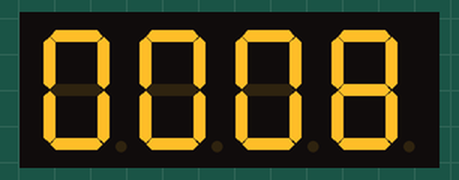
This sketch was run on a simulated Arduino Uno, built with avr-gcc and run on an emulated ATmega328P. On the bench: 4-digit seven-segment display. Wiring (inferred from the names in the program): 4-digit 7-segment display, segments lit when HIGH: segments pin 13, pin 12, pin 11, pin 10, pin 9, pin 8, pin 7; digit selects pin 6, pin 5, pin 4, pin 3. The segment pins are drawn as the display they are named for.

Above: at 0.74 s.
At 3.96 s:
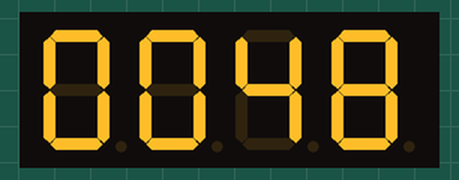
At 10.25 s:
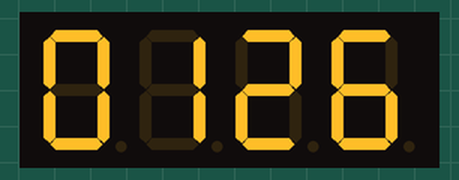
At 19.28 s:
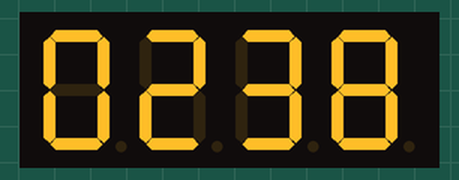
At 28.94 s:
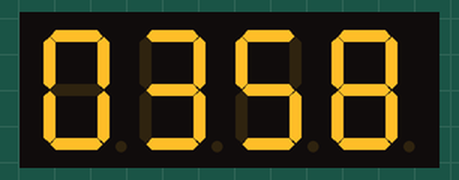
At 38.62 s:
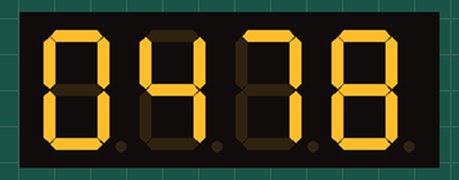

The sketch:

0000a9999__1_prac4.ino
```cpp
//@SIXTO
int t=10;

int Display1[]={13,12,11,10,9,8,7};

byte codigo[]= {
  0b00111111,//0 0x3f
  0b00000110,//1 0x06
  0b01011011,//2 0x5b
  0b01001111,//3 0x4f
  0b01100110,//4 0x66
  0b01101101,//5 0x6d
  0b01111101,//6 0x7d
  0b00000111,//7 0x07
  0b01111111,//8 0x7f
  0b01100111,//9 0x67
};

void setup() {
  for(int c=0;c<7;c++){
  pinMode(Display1[c],OUTPUT);
 }
 pinMode(3,OUTPUT);
 pinMode(4,OUTPUT);
 pinMode(5,OUTPUT);
 pinMode(6,OUTPUT);
}
void loop() {
  for(int m=0; m<10; m++)
  for(int c=0; c<10; c++)
  for(int d=0; d<10; d++)
  for(int u=0; u<10; u++)
  for(int R=0; R<2; R++){
     digitalWrite(3,1);digitalWrite(4,1);digitalWrite(5,1);digitalWrite(6,1);//OFF

     Dibujo(u);digitalWrite(3,0); delay(t);

    digitalWrite(3,1);digitalWrite(4,1);digitalWrite(5,1);digitalWrite(6,1);//OFF

     Dibujo(d);digitalWrite(4,0); delay(t);

     digitalWrite(3,1);digitalWrite(4,1);digitalWrite(5,1);digitalWrite(6,1);//OFF

     Dibujo(c);digitalWrite(5,0); delay(t);

     digitalWrite(3,1);digitalWrite(4,1);digitalWrite(5,1);digitalWrite(6,1);//OFF

     Dibujo(m);
     digitalWrite(6,0);
     delay(t);

     digitalWrite(3,1);digitalWrite(4,1);digitalWrite(5,1);digitalWrite(6,1);//OFF
  }
}


void Dibujo(int numero){
  byte Valorbit=codigo[numero];
  for (int i=0; i<7; i++){
    int bit= bitRead(Valorbit,i);
    digitalWrite(Display1[i],bit);
  }
}


 
```
